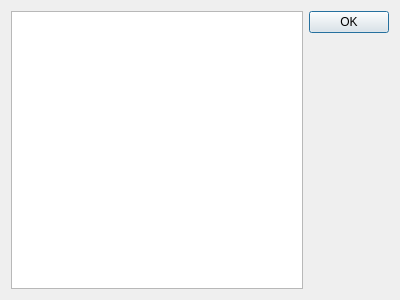
<?xml version="1.0" encoding="UTF-8"?>
<ui version="4.0">
 <class>ItemsSelectionDialog</class>
 <widget class="QWidget" name="ItemsSelectionDialog">
  <property name="geometry">
   <rect>
    <x>0</x>
    <y>0</y>
    <width>400</width>
    <height>300</height>
   </rect>
  </property>
  <property name="windowTitle">
   <string>Multiple Item Selection</string>
  </property>
  <layout class="QHBoxLayout" name="horizontalLayout">
   <item>
    <widget class="QListWidget" name="list_widget"/>
   </item>
   <item>
    <widget class="QDialogButtonBox" name="mButtonBox">
     <property name="orientation">
      <enum>Qt::Vertical</enum>
     </property>
     <property name="standardButtons">
      <set>QDialogButtonBox::Ok</set>
     </property>
    </widget>
   </item>
  </layout>
 </widget>
 <resources/>
 <connections/>
</ui>
